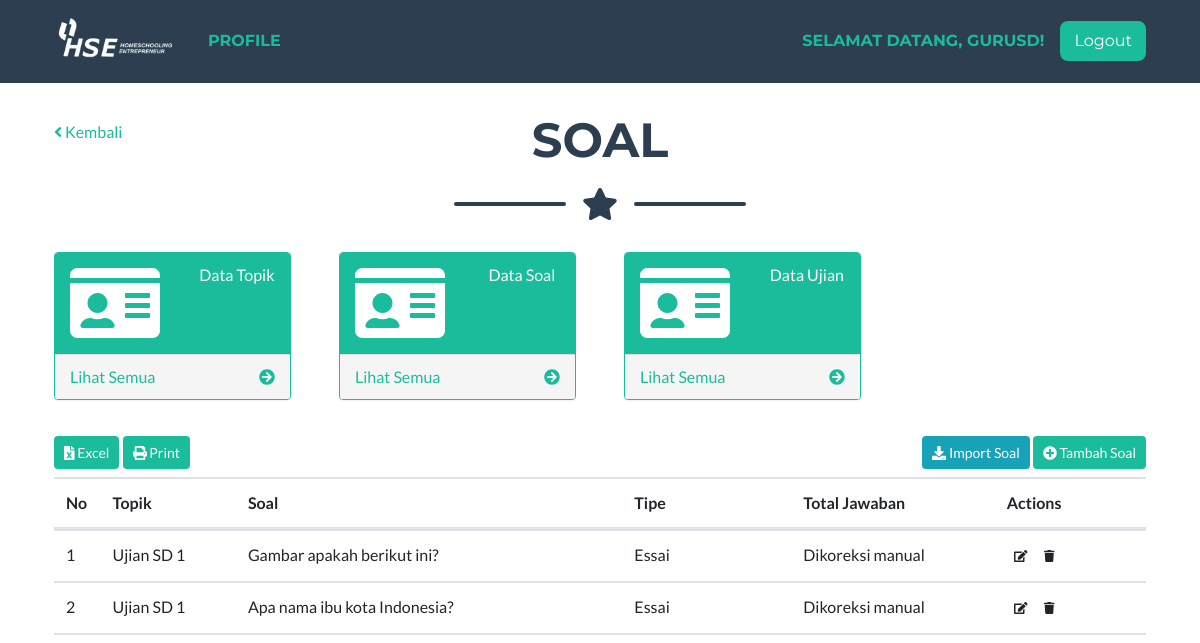
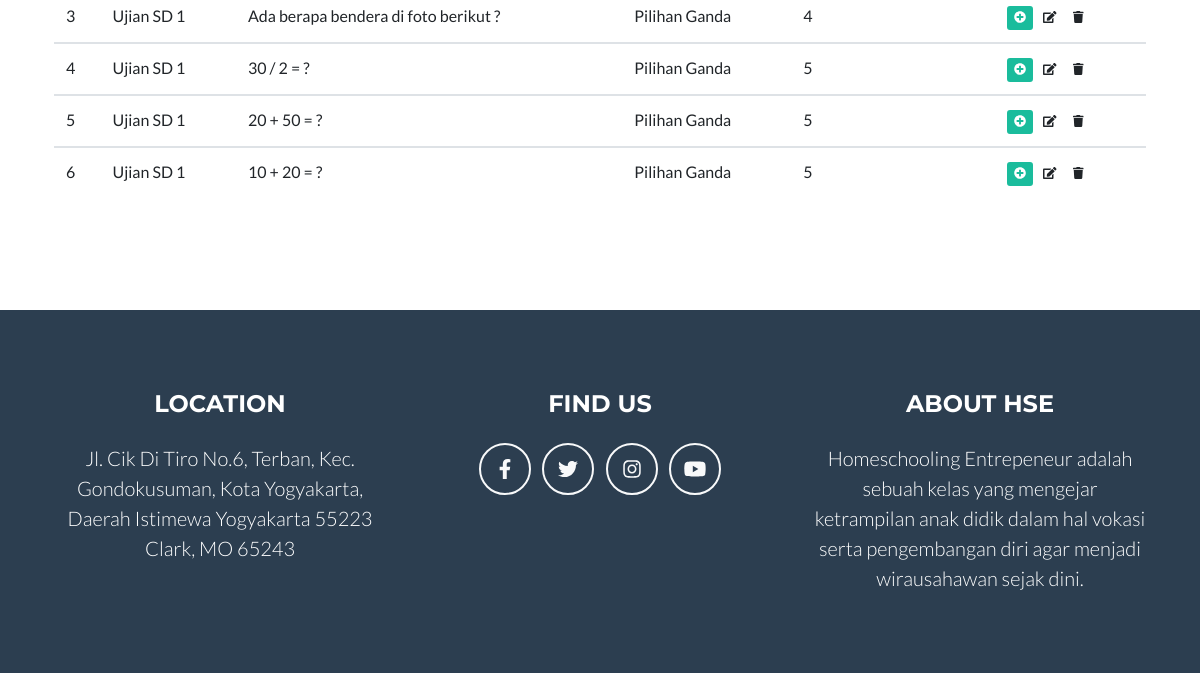
Before: /cbt/soal (signed in) with the older database file (2 pictures, top to bottom).
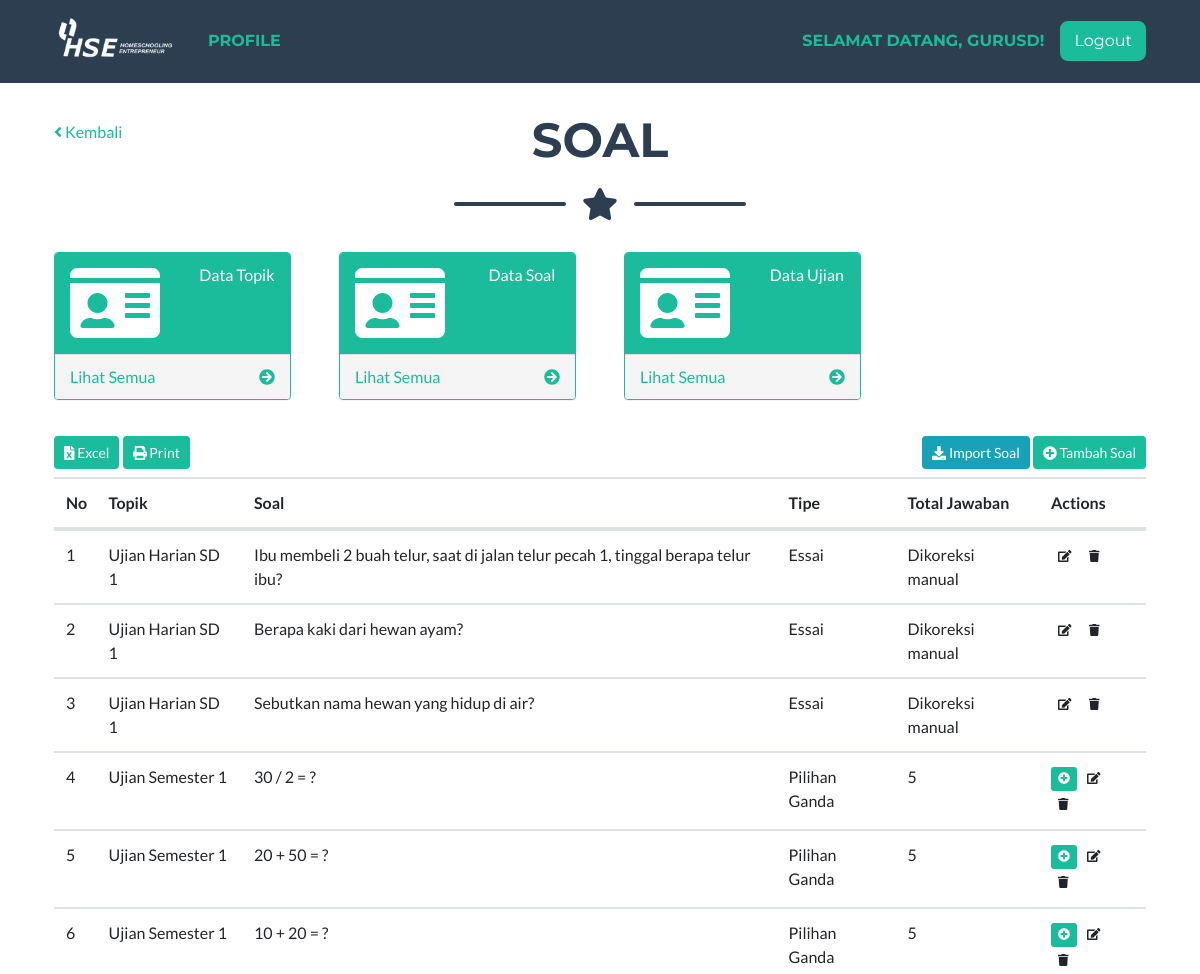
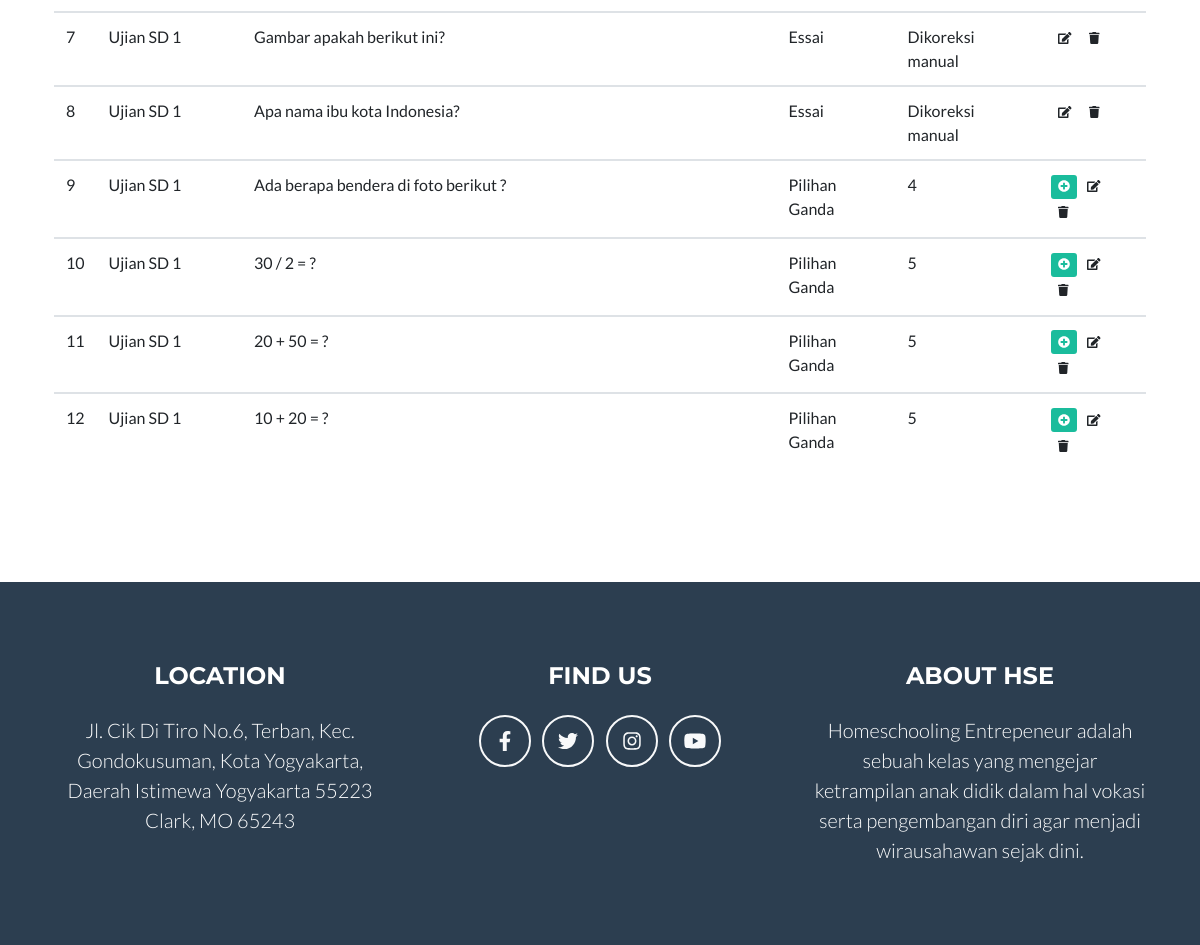
After: the same page with the newer database file (2 pictures, top to bottom).
### tables this page shows
CREATE TABLE `tb_soal` (
  `soal_id` int(11) NOT NULL,
  `soal_topik` int(11) DEFAULT NULL,
  `soal_detail` text,
  `soal_tipe` int(11) DEFAULT NULL,
  `soal_pembuat` int(11) DEFAULT NULL,
  `soal_gambar` varchar(200) DEFAULT NULL
);

CREATE TABLE `tb_topik` (
  `topik_id` int(11) NOT NULL,
  `topik_judul` varchar(255) DEFAULT NULL,
  `topik_deskripsi` text,
  `topik_status` int(11) DEFAULT NULL,
  `topik_pembuat` int(11) DEFAULT NULL
);

### app/core/Controller.php (called while the page is built, shortened)
<?php
class Controller {
	public function model($model) {
		return new $model;
	}
	public function view($view, $data = []) {
		require_once 'app/views/' . $view . '.php';
	}
}

### app/core/App.php (called while the page is built, shortened)
<?php
class App {
  protected $method = 'index';
  protected $params = [];
  public function __construct() {
    $url = $this->parseURL();
    if (file_exists('app/controllers/' . $url[0] . '.php')) {
      unset($url[0]);
    }
    $this->controller = new $this->controller;
    if (isset($url[1])) {
      if (method_exists($this->controller, $url[1])) {
        $this->method = $url[1];
      }
    }
    call_user_func_array([$this->controller, $this->method], $this->params);
  }
  public function parseURL() {
    if (isset($_GET['url'])) {
      $url = rtrim($_GET['url'], '/');
      $url = filter_var($url, FILTER_SANITIZE_URL);
      $url = explode('/', $url);
      return $url;
    }
  }
}

### index.php (called while the page is built, shortened)
<?php
$app = new App;

### app/helpers/eda_helper.php (called while the page is built, shortened)
<?php
if (!function_exists('base_url')) {
	function base_url($atRoot=FALSE, $atCore=FALSE, $parse=FALSE){
		if (isset($_SERVER['HTTP_HOST'])) {
			$http = isset($_SERVER['HTTPS']) && strtolower($_SERVER['HTTPS']) !== 'off' ? 'https' : 'http';
			$hostname = $_SERVER['HTTP_HOST'];
			$dir = str_replace(basename($_SERVER['SCRIPT_NAME']), '', $_SERVER['SCRIPT_NAME']);
			$core = preg_split('@/@', str_replace($_SERVER['DOCUMENT_ROOT'], '', realpath(dirname(__FILE__))), NULL, PREG_SPLIT_NO_EMPTY);
			$core = $core[0];
			$tmplt = $atRoot ? ($atCore ? "%s://%s/%s/" : "%s://%s/") : ($atCore ? "%s://%s/%s/" : "%s://%s%s");
			$end = $atRoot ? ($atCore ? $core : $hostname) : ($atCore ? $core : $dir);
			$base_url = sprintf( $tmplt, $http, $hostname, $end );
		}
		else $base_url = 'http://localhost/';
		return $base_url;
	}
}

### app/core/Model.php (called while the page is built, shortened)
<?php
class Model {
	private $host = DB_HOST;
	private $user = DB_USER;
	private $pass = DB_PASS;
	private $db_name = DB_NAME;
	private $dbh;
	private $stmt;
	public function __construct() {
		$dsn = 'mysql:host=' . $this->host . ';dbname=' . $this->db_name;
		$option = [
			PDO::ATTR_PERSISTENT => true,
			PDO::ATTR_ERRMODE => PDO::ERRMODE_EXCEPTION
		];
		try {
			$this->dbh = new PDO($dsn, $this->user, $this->pass, $option);
		} catch (PDOException $e) {
			die($e->getMessage());
		}
	}
	public function query($query) {
		$this->stmt = $this->dbh->prepare($query);
	}
	public function bind($param, $value, $type = NULL) {
		if (is_null($type)) {
			switch (true) {
				default:
					$type = PDO::PARAM_STR;
			}
		}
		$this->stmt->bindValue($param, $value, $type);
	}
	public function execute() {
		$this->stmt->execute();
	}
	public function result() {
		$this->execute();
		return $this->stmt->fetchAll(PDO::FETCH_ASSOC);
	}
}

### app/models/CBT_master_model.php (called while the page is built, shortened)
<?php
class CBT_master_model {
	private $table_topik = 'tb_topik';
	private $table_soal = 'tb_soal';
	private $table_jawaban = 'tb_jawaban';
	private $db;
	public function __construct() {
		$this->db = new Model;
	}
	public function get_topik($by = NULL, $single = FALSE) {
		$this->db->query(
			'SELECT topik_id, topik_judul, topik_deskripsi, topik_status, topik_pembuat FROM ' .
			$this->table_topik .
			(!is_null($by) ? " WHERE " . $by[0] . '=:' . $by[0] : "") .
			' ORDER BY topik_id DESC');
		if (!is_null($by)) {
			$this->db->bind($by[0], $by[1]);
		}
		$query = $this->db->result();
		foreach ($query as $key => $value) {
			$query[$key]['total_soal'] = $this->get_tsoal($value['topik_id'])->total_soal;
		}
		return $query;
	}
	public function get_soal($by = NULL, $single = FALSE) {
		$this->db->query(
			'SELECT soal_id, topik_judul, soal_topik, soal_detail, soal_tipe, soal_pembuat, soal_gambar, COUNT(jawaban_id) as total_jawaban FROM ' .
			$this->table_soal .
			' INNER JOIN ' . $this->table_topik . ' ON topik_id = soal_topik ' .
			' LEFT JOIN ' . $this->table_jawaban . ' ON jawaban_soal = soal_id' .
			(!is_null($by) ? " WHERE " . $by[0] . '=:' . $by[0] : "") .
			' GROUP BY soal_id ' .
			' ORDER BY soal_id DESC');
		if (!is_null($by)) {
			$this->db->bind($by[0], $by[1]);
		}
		if ($single) {
			$method = $this->db->row();
		} else {
			$method = $this->db->result();
		}
		return $method;
	}
    private function get_tsoal($topik_id) {
    	$this->db->query("SELECT COUNT(*) AS total_soal FROM " . $this->table_soal . " WHERE soal_topik=:soal_topik");
    	$this->db->bind('soal_topik', $topik_id);
    	return $this->db->row();
    }
}

### app/views/cbt/v_soal.php (the view, shortened to what the rows shown need)
<link rel="stylesheet" href="<?php echo base_url(); ?>assets/plugins/datatables/css/dataTables.bootstrap4.min.css">
<link rel="stylesheet" href="<?php echo base_url(); ?>assets/plugins/datatables/css/buttons.dataTables.min.css">
<?php if ($_SESSION['role'] == 1) { ?>
<div id="page-wrapper">
    <div class="container-fluid">
        <div class="row">
            <div class="col-md-12">
                <h1><i class="fa fa-home fa-fw"></i> Data Soal (CBT)</h1>
                <ol class="breadcrumb">
                    <li class="active">
                        <i class="fa fa-dashboard"></i> Dashboard
                    </li>
                    <li>Data Soal (CBT)</li>
                </ol>
            </div>
        </div>
<?php } else { ?>
<section class="page-section portfolio mt-4" id="portfolio">
    <div class="container">
        <div class="row">
            <div class="col-md-8">
                <h2 class="page-section-heading text-center text-uppercase text-secondary mb-0">Soal</h2>
            </div>
        </div>
<?php } ?>
        <div class="row">
            <div class="col-md-12">
                <div class="table-responsive">
                    <table id="tblSoal" class="table table-borered table-hover">
                        <thead>
                            <tr>
                                <th style="max-width: 30px;">No</th>
                                <th>Topik</th>
                                <th style="max-width: 210px;">Soal</th>
                                <th>Tipe</th>
                                <th>Total Jawaban</th>
                                <?php if ($_SESSION['role'] != 3) : ?>
                                <th>Actions</th>
                                <?php endif; ?>
                            </tr>
                        </thead>
                        <tbody>
                            <?php foreach($data['soal'] as $key => $soal) : ?>
                                <tr>
                                    <td><?php echo $key + 1; ?></td>
                                    <td><?php echo $soal['topik_judul']; ?></td>
                                    <td><?php echo $soal['soal_detail']; ?></td>
                                    <td><?php echo ($soal['soal_tipe'] == 1 ? 'Pilihan Ganda' : 'Essai'); ?></td>
                                    <td><?php echo ($soal['soal_tipe'] == 1 ? $soal['total_jawaban'] : 'Dikoreksi manual'); ?></td>
                                    <td>
                                        <?php if ($_SESSION['id'] == $soal['soal_pembuat'] || $_SESSION['role'] == 1) { ?>
                                            <?php if ($soal['soal_tipe'] == 1) : ?>
                                            <a href="<?php echo base_url(); ?>cbt/jawaban/<?php echo $soal['soal_id']; ?>" class="btn btn-primary btn-xs" title="Tambah Jawaban" data-toggle="tooltip" data-placement="top" title="Tambah Jawaban"><i class="fa fa-plus-circle"></i></a>
                                            <?php endif; ?>
                                        <button
                                            class="btn btn-default btn-xs"
                                            data-id="<?php echo $soal['soal_id']; ?>"
                                            data-topik="<?php echo $soal['soal_topik']; ?>"
                                            data-detail="<?php echo $soal['soal_detail']; ?>"
                                            data-tipe="<?php echo $soal['soal_tipe']; ?>"
                                            <?php echo (isset($soal['soal_gambar']) ? "data-gambar=".$soal['soal_gambar'] : ""); ?>
                                            title="Edit"
                                            onclick="edit(this)">
                                            <i class="fa fa-edit"></i>
                                        </button>
                                        <button class="btn btn-default btn-xs" data-id="<?php echo $soal['soal_id']; ?>" title="Hapus" onclick="hapus(this)"><i class="fa fa-trash"></i></button>
                                        <?php } else { ?>
                                            <span class="badge bg-default">Dibuat oleh user lain/admin</span>
                                        <?php } ?>
                                    </td>
                                </tr>
                            <?php endforeach; ?>
                        </tbody>
                    </table>
                </div>
            </div>
        </div>
    </div>
<?php if ($_SESSION['role'] == 1) { ?>
    </div>
<?php } else { ?>
</section>
<?php } ?>

Changed rows visible on the page:
added tb_soal: soal_topik.topik_judul "Ujian Harian SD 1", soal_detail "Ibu membeli 2 buah telur, saat di jalan telur pecah 1, tinggal berapa telur ibu?", soal_tipe "Essai"
added tb_soal: soal_topik.topik_judul "Ujian Harian SD 1", soal_detail "Berapa kaki dari hewan ayam?", soal_tipe "Essai"
added tb_soal: soal_topik.topik_judul "Ujian Harian SD 1", soal_detail "Sebutkan nama hewan yang hidup di air?", soal_tipe "Essai"
added tb_soal: soal_topik.topik_judul "Ujian Semester 1", soal_detail "30 / 2 = ?", soal_tipe "Pilihan Ganda", total_jawaban "5"
added tb_soal: soal_topik.topik_judul "Ujian Semester 1", soal_detail "20 + 50 = ?", soal_tipe "Pilihan Ganda", total_jawaban "5"
added tb_soal: soal_topik.topik_judul "Ujian Semester 1", soal_detail "10 + 20 = ?", soal_tipe "Pilihan Ganda", total_jawaban "5"
